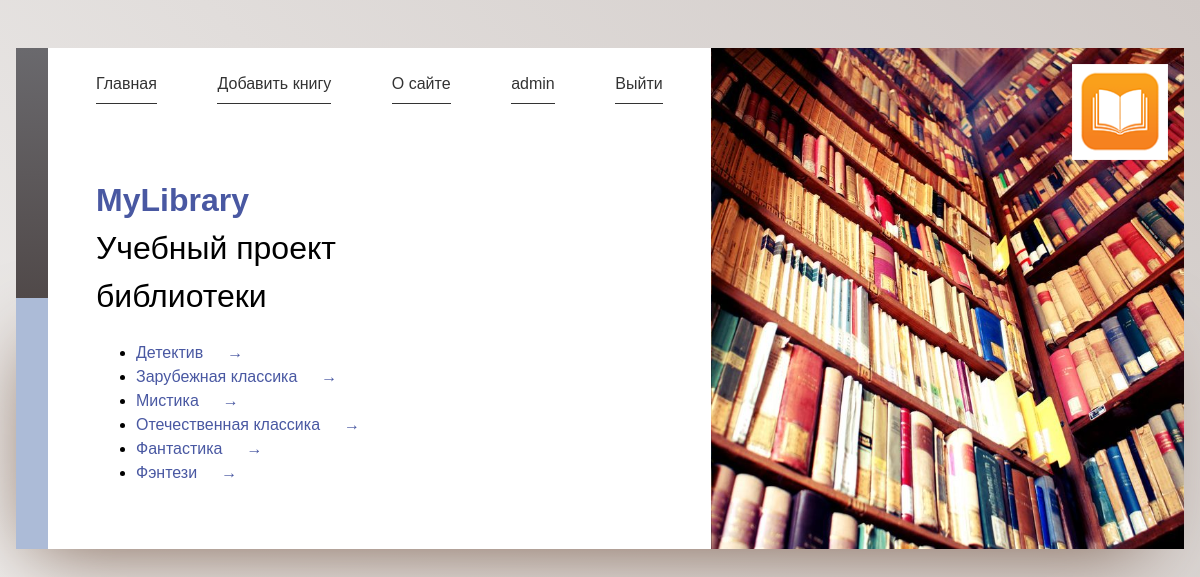
The app's page / (signed in) with its own data.
### library/models.py (models this page shows, shortened)
class Genre(models.Model):
    name = models.CharField(max_length=100, verbose_name='Название')
    slug = models.SlugField(max_length=50, unique=True, db_index=True, verbose_name='URL')
    is_visible = models.BooleanField(default=True, verbose_name='Видимость')
    objects = models.Manager()
    visible = VisibleManager()
    class Meta:
        verbose_name = 'Жанр'
        verbose_name_plural = 'Жанры'
        ordering = ['name']

### library/views.py (the view)
# urls.py: path('', views.ShowGenres.as_view(), name='index'),
class ShowGenres(ListView):
    model = Genre
    template_name = 'library/index.html'
    context_object_name = 'genres'
    extra_context = {
        'title': 'Главная',
    }
    def get_queryset(self):
        return Genre.visible.all()

### library/context_processors.py (called while the page is built)
def get_menu(request):
    return {'mainmenu': menu}

### library/models.py (called while the page is built)
    def get_queryset(self):
        return super().get_queryset().filter(is_visible=True)

### library/templates/library/index.html
{% extends 'base.html' %}
{% block content %}
<h1><span>MyLibrary</span>Учебный проект<br>библиотеки</h1>
<ul>
    {% for genre in genres %}
    <li>
        <a href='{% url 'genre' genre.slug %}'>{{ genre.name }}</a>
    </li>
    {% endfor %}
</ul>
{% endblock %}

### templates/base.html (shortened to what this page needs)
<!DOCTYPE html>
{% load static %}
<html>
<head>
    <link type="text/css" href="{% static 'css/style.css' %}" rel="stylesheet">
</head>
<body>
<div class="app">
    <header>
        <a href="">
            <img src="{% static 'img/logo.png' %}" alt="MyLibrary">
        </a>
    </header>
    <nav>
        {% for m in mainmenu %}
        <a href="{% url m.url %}">{{ m.title }}</a>
        {% endfor %}
        {% if user.is_authenticated %}
        <a href="{% url 'admin:index' %}">{{ user.username }}</a><a href="{% url 'users:logout' %}">Выйти</a>
        {% else %}
        <a href="{% url 'users:login' %}">Войти</a><a href="#">Регистрация</a>
        {% endif %}
    </nav>
    <main>
        {% block content %}
        {% endblock %}
    </main>
</div>
</body>
</html>

### static/css/style.css (style rules this page uses)
:root { --var-padding: 1em; --highlight: hsl(230, 38%, 46%); --highlight-dark: hsl(230, 38%, 36%); --logo-width: 6em; --logo-offset: 1em; --main-column-width: 25em; }
* { box-sizing: border-box; }
*::before, *::after { border-box: inherit; }
.app { position: relative; padding-left: 0.5em; max-width: 80em; background: #acbbd7 100% linear-gradient(#6a696d 0%, #504949 50%, #acbbd7 50%, #acbbd7 100%); background-size: auto 10em; background-repeat: repeat-x; background-position: center top; }
header { position: relative; height: 8em; grid-row: 1/3; grid-column: 2; background: url(../img/background.jpg); background-size: cover; background-position: right center; }
header a { position: absolute; top: var(--logo-offset); left: var(--logo-offset); display: block; width: var(--logo-width); }
header img { display: block; max-width: 100%; }
nav { display: flex; padding: 1.5em var(--var-padding); grid-row: 1; grid-column: 1; background: #fff; }
nav a { display: block; color: #333; text-decoration: none; border-bottom: 1px solid #333; }
nav a + a { margin-left: 2em; }
main { padding: var(--var-padding); grid-row: 2; grid-column: 1; background: #fff; }
main h1 { margin-top: 0; font-weight: normal; }
main h1 span { display: block; color: var(--highlight); font-weight: bolder; }
main a { color: var(--highlight); text-decoration: none; }
main a::after { margin-left: 1.5em; content: "→"; vertical-align: baseline; }
html { min-height: 100vh; font-family: sans-serif; line-height: 1.5; background: linear-gradient(45deg, #f1f0ef, #d1cac7); background-repeat: no-repeat; background-size: cover; }
body { margin: 0; }
@media (min-width: 37.5em) { :root { --var-padding: 3em; } }
@media (min-width: 37.5em) { body { margin: 1em; } }
@media (min-width: 37.5em) { .app { display: grid; margin: 3em auto; grid-template-rows: 5em auto; grid-template-columns: 1.4fr 1fr; padding-left: 2em; background-size: auto; } }
@media (min-width: 37.5em) { .app::after { position: absolute; right: 1em; left: 1em; bottom: 0; z-index: -1; width: 95%; height: 200px; content: ""; box-shadow: 0 0 5em #7d604f; } }
@media (min-width: 37.5em) { header { height: auto; } }
@media (min-width: 37.5em) { header a { right: var(--logo-offset); left: auto; } }
@media (min-width: 37.5em) { nav { justify-content: space-between; } }
@media (min-width: 37.5em) { main { min-width: var(--main-column-width); } }

### records on screen
Genre: name "Детектив"
Genre: name "Зарубежная классика"
Genre: name "Мистика"
Genre: name "Отечественная классика"
Genre: name "Фантастика"
Genre: name "Фэнтези"

### other values on screen
{{ m.title }} "Главная" "Добавить книгу" "О сайте"
{{ user.username }} "admin"
